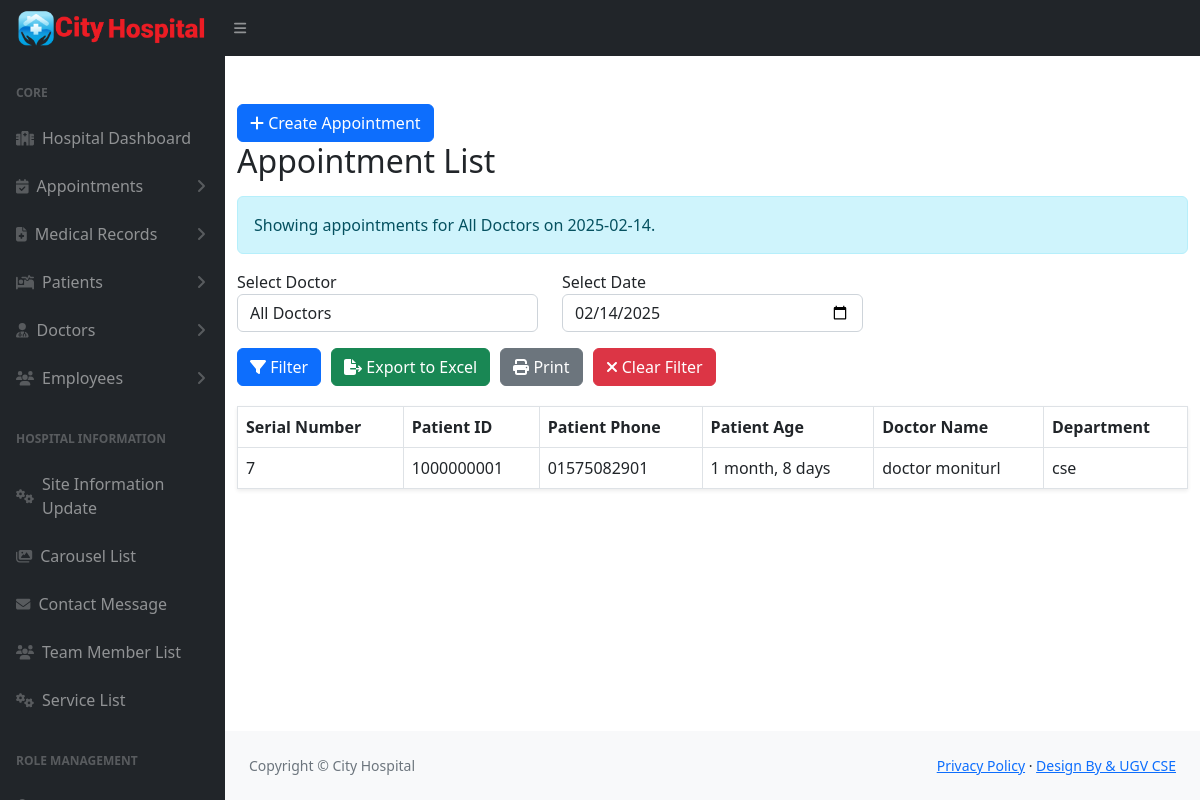
Page /appointments/ on the earlier database version.
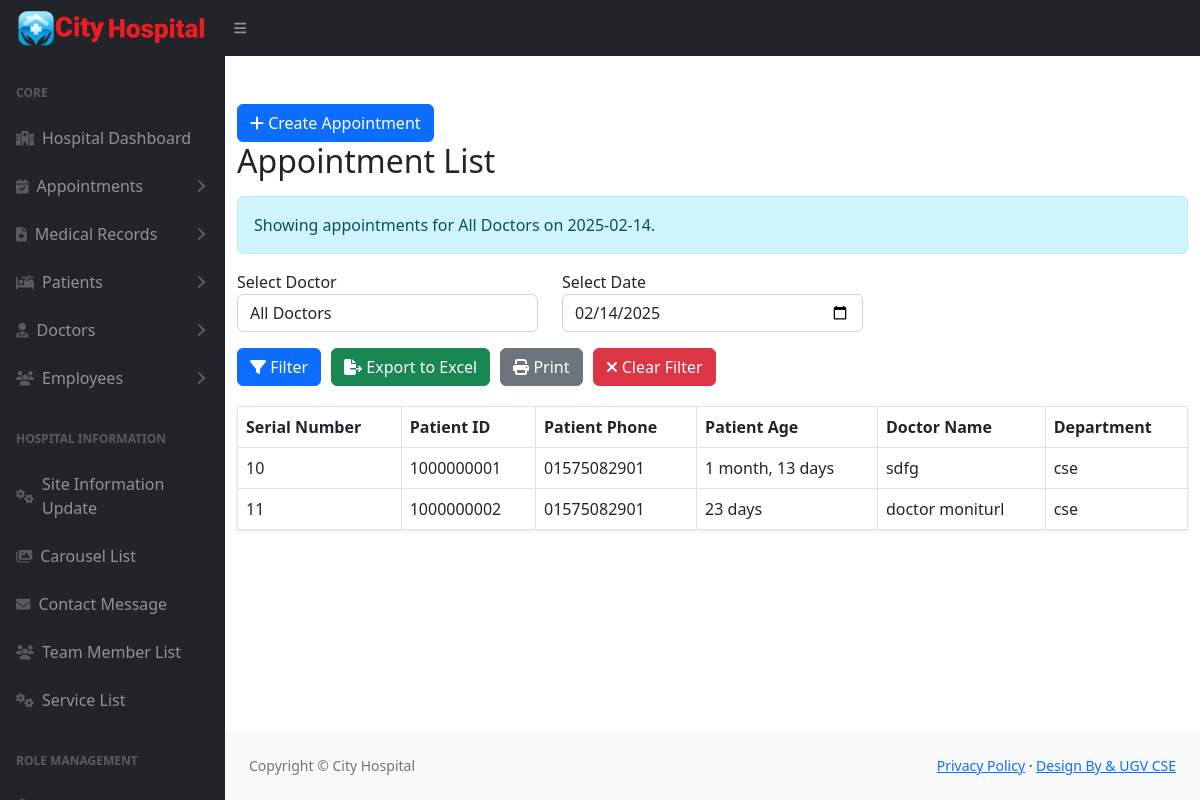
Same page on the later database version.
### pms/models.py (models this page shows, shortened)
class Appointment(models.Model):
    serial_number = models.AutoField(primary_key=True)  # Auto-incrementing serial number
    patient = models.ForeignKey(PatientProfile, on_delete=models.CASCADE, related_name='appointments')
    patient_unique_id = models.CharField(max_length=10, editable=False)  # Renamed field
    doctor = models.ForeignKey(DoctorProfile, on_delete=models.CASCADE, related_name='appointments')
    appointment_date = models.DateTimeField()

class PatientProfile(models.Model):
    user = models.OneToOneField(User, on_delete=models.CASCADE, related_name='patient_profile')
    patient_id = models.CharField(max_length=10, unique=True, editable=False)
    full_name = models.CharField(max_length=100)
    date_of_birth = models.DateField()
    gender_choices = [('Male', 'Male'), ('Female', 'Female'), ('Other', 'Other')]
    gender = models.CharField(max_length=6, choices=gender_choices)
    phone_number = models.CharField(
        max_length=11,
        validators=[
            RegexValidator(
                regex=r'^01[3-9]\d{8}$',
                message="Enter a valid Bangladesh phone number (e.g., 01712345678).",
                code='invalid_phone'
            )
        ]
    )
    present_address = models.CharField(max_length=255, blank=True, null=True)
    permanent_address = models.CharField(max_length=255, blank=True, null=True)
    city = models.CharField(max_length=100, blank=True, null=True)
    blood_type_choices = [('A+', 'A+'), ('A-', 'A-'), ('B+', 'B+'), ('B-', 'B-'),
                          ('O+', 'O+'), ('O-', 'O-'), ('AB+', 'AB+'), ('AB-', 'AB-')]
    blood_type = models.CharField(max_length=3, choices=blood_type_choices, blank=True, null=True)
    emergency_contact_name = models.CharField(max_length=100, blank=True, null=True)
    emergency_contact_relationship = models.CharField(max_length=50, blank=True, null=True)
    emergency_contact_phone = models.CharField(max_length=15, blank=True, null=True)
    allergies = models.BooleanField(default=False, blank=True, null=True)
    HIV_positive = models.BooleanField(default=False, blank=True, null=True)
    thalassemia = models.BooleanField(default=False, blank=True, null=True)
    diabetes = models.BooleanField(default=False, blank=True, null=True)
    hypertension = models.BooleanField(default=False, blank=True, null=True)
    notes = models.TextField(blank=True, null=True)
    created_at = models.DateTimeField(auto_now_add=True)
    updated_at = models.DateTimeField(auto_now=True)

class DoctorProfile(models.Model):
    user = models.OneToOneField(User, on_delete=models.CASCADE, related_name='doctor_profile')
    department = models.ForeignKey(Department, on_delete=models.SET_NULL, null=True, related_name='doctors')
    full_name = models.CharField(max_length=100)  # Full name field
    specialization = models.CharField(max_length=100, blank=True, null=True)
    phone_number = models.CharField(
        max_length=11,
        validators=[
            RegexValidator(
                regex=r'^01[3-9]\d{8}$',
                message="Enter a valid Bangladesh phone number (e.g., 01712345678).",
                code='invalid_phone'
            )
        ]
    )
    image = models.ImageField(upload_to='doctor_profile_image')
    is_active = models.BooleanField(default=True)

class Department(models.Model):
    name = models.CharField(max_length=100, unique=True)
    description = models.TextField(blank=True, null=True)

### pms/views.py (the view, shortened to what this page needs)
# urls.py: path('appointments/', appointment_list, name='appointment_list'),
def appointment_list(request):
    doctor_filter = request.GET.get('doctor')
    selected_date = request.GET.get('date')
    if selected_date:
        selected_date = parse_date(selected_date)  # Convert string to date object
    else:
        selected_date = datetime.today().date()  # Default to today's date
    appointments = Appointment.objects.select_related('patient', 'doctor', 'doctor__department')
    if doctor_filter:
        appointments = appointments.filter(doctor__id=doctor_filter)
    appointments = appointments.filter(appointment_date__date=selected_date)
    today = datetime.today().date()
    for appointment in appointments:
        if appointment.patient.date_of_birth:
            dob = appointment.patient.date_of_birth
            age = relativedelta(today, dob)
            age_parts = []
            if age.years > 0:
                age_parts.append(f"{age.years} year{'s' if age.years > 1 else ''}")
            if age.months > 0:
                age_parts.append(f"{age.months} month{'s' if age.months > 1 else ''}")
            if age.days > 0:
                age_parts.append(f"{age.days} day{'s' if age.days > 1 else ''}")
            appointment.patient_age = ", ".join(age_parts) if age_parts else "0 days"
        else:
            appointment.patient_age = "Age not available"
    doctors = DoctorProfile.objects.all()
    filtered_doctor_name = "All Doctors"
    if doctor_filter:
        doctor = DoctorProfile.objects.filter(id=doctor_filter).first()
        if doctor:
            filtered_doctor_name = doctor.full_name
    filter_message = f"Showing appointments for {filtered_doctor_name} on {selected_date.strftime('%Y-%m-%d')}."
    return render(request, 'hospital/appointment_list.html', {
        'appointments': appointments,
        'doctors': doctors,
        'doctor_filter': doctor_filter,
        'selected_date': selected_date.strftime('%Y-%m-%d'),
        'filter_message': filter_message,  # Send filter message to the template
    })

### pms/context_processors.py (called while the page is built)
def site_information(request):
    site_info = SiteInfo.objects.first()
    return {
        'site_info': site_info
    }

### templates/hospital/appointment_list.html (shortened to what this page needs)
{% extends "hospital/hospital_base.html" %}
{% block content %}
<div class="container mt-5">
    <a class="btn btn-primary" href="{% url 'create_appointment' %}">
        <i class="fas fa-plus"></i> Create Appointment
    </a>
    <h2>Appointment List</h2>
    {% if filter_message %}
    <div class="alert alert-info mt-3">
        {{ filter_message }}
    </div>
    {% endif %}
    <form method="get" id="filter-form">
        <div class="row mb-3">
            <div class="col-md-4">
                <div class="form-group">
                    <label for="doctor">Select Doctor</label>
                    <select name="doctor" id="doctor" class="form-control">
                        <option value="">All Doctors</option>
                    </select>
                </div>
            </div>
            <div class="col-md-4">
                <div class="form-group">
                    <label for="date">Select Date</label>
                    <input type="date" name="date" id="date" class="form-control" value="{{ selected_date }}">
                </div>
            </div>
        </div>
        <div class="row mb-3">
            <div class="col-md-12 d-flex justify-content-start">
                <button type="submit" class="btn btn-primary mr-2">
                    <i class="fas fa-filter"></i> Filter
                </button>
                <a href="?export=true{% if doctor_filter %}&doctor={{ doctor_filter }}{% endif %}{% if selected_date %}&date={{ selected_date }}{% endif %}" class="btn btn-success mr-2">
                    <i class="fas fa-file-export"></i> Export to Excel
                </a>
                <button type="button" onclick="window.print();" class="btn btn-secondary mr-2">
                    <i class="fas fa-print"></i> Print
                </button>
                <a href="{% url 'appointment_list' %}" class="btn btn-danger">
                    <i class="fas fa-times"></i> Clear Filter
                </a>
            </div>
        </div>
    </form>
    <table class="table table-bordered shadow-sm print-table">
        <thead>
            <tr>
                <th>Serial Number</th>
                <th>Patient ID</th>
                <th>Patient Phone</th>
                <th>Patient Age</th>
                <th>Doctor Name</th>
                <th>Department</th>
            </tr>
        </thead>
        <tbody>
            {% for appointment in appointments %}
            <tr id="appointment-row-{{ appointment.id }}">
                <td>{{ appointment.serial_number }}</td>
                <td>{{ appointment.patient_unique_id }}</td>
                <td>{{ appointment.patient.phone_number }}</td>
                <td>{{ appointment.patient_age }}</td>
                <td>{{ appointment.doctor.full_name }}</td>
                <td>{{ appointment.doctor.department.name }}</td>
            </tr>
            {% empty %}
            <tr>
                <td colspan="7">No appointments available.</td>
            </tr>
            {% endfor %}
        </tbody>
    </table>
</div>
{% endblock %}

Differences in the rows shown:
removed Appointment: serial_number "7", patient_unique_id "1000000001", patient.phone_number "01575082901", patient_age "1 month, 8 days", doctor.full_name "doctor moniturl", doctor.department.name "cse"
added Appointment: serial_number "10", patient_unique_id "1000000001", patient.phone_number "01575082901", patient_age "1 month, 13 days", doctor.full_name "sdfg", doctor.department.name "cse"
added Appointment: serial_number "11", patient_unique_id "1000000002", patient.phone_number "01575082901", patient_age "23 days", doctor.full_name "doctor moniturl", doctor.department.name "cse"
